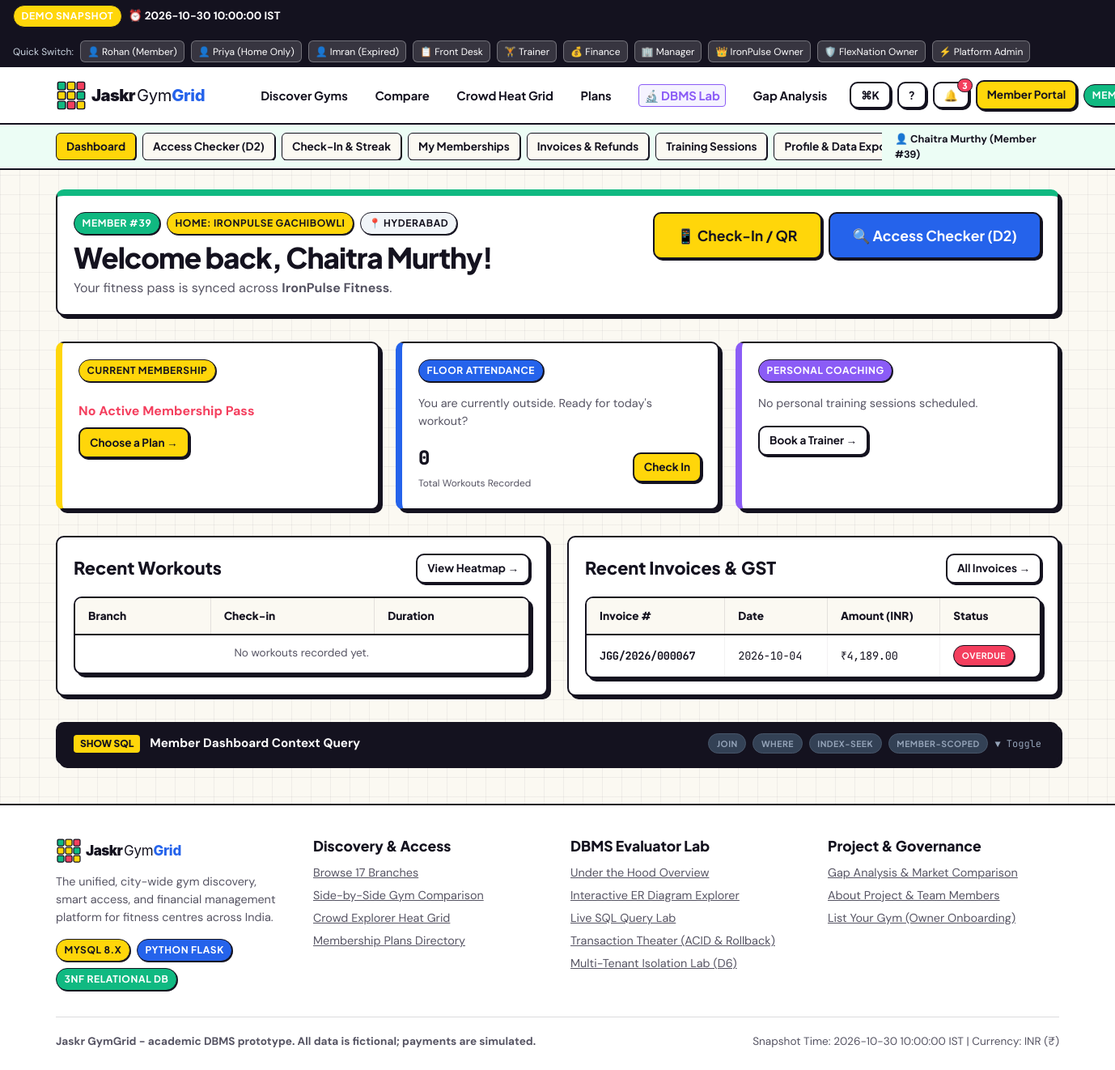
Page /member/dashboard (signed in) on the earlier database version.
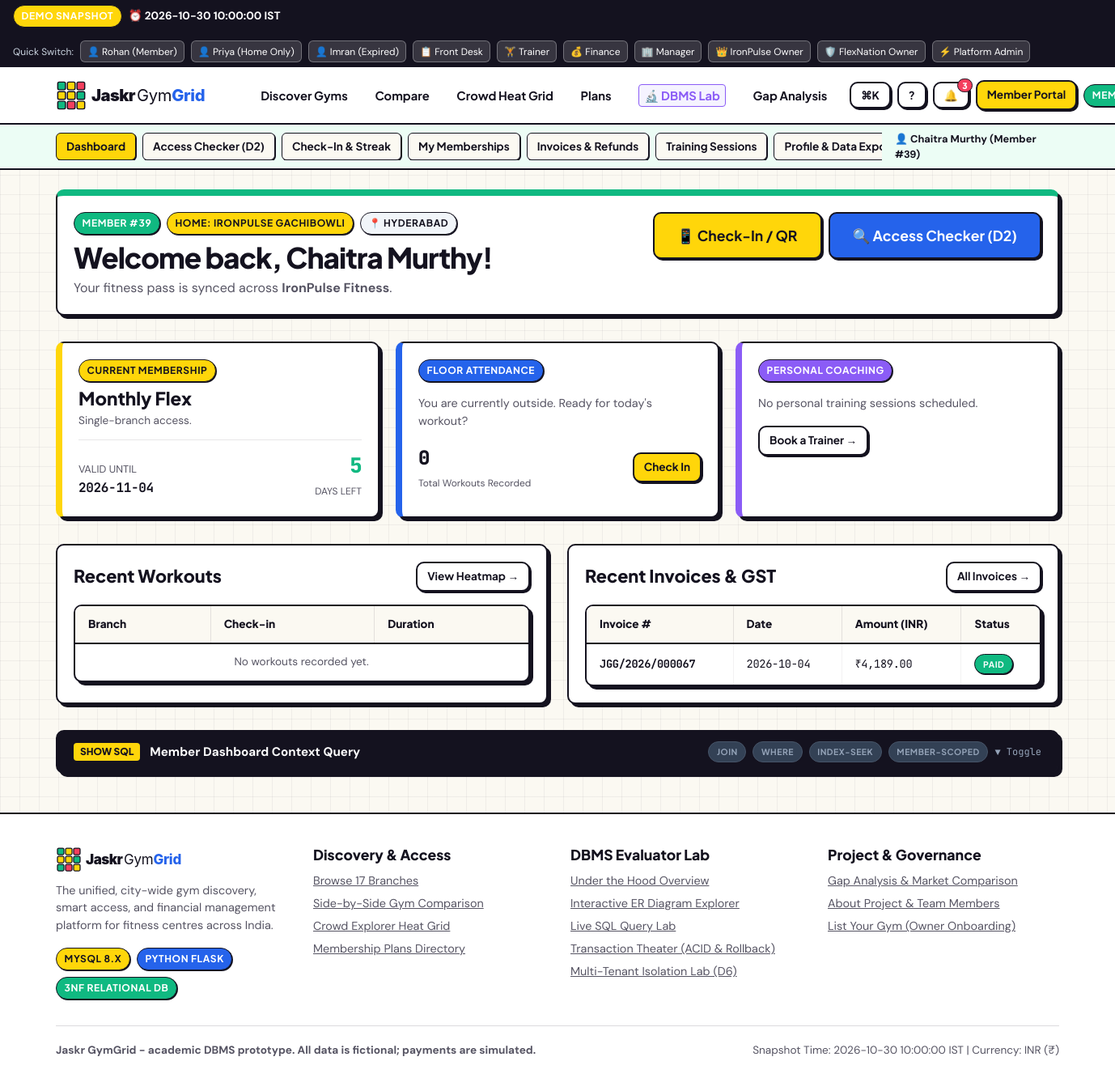
Same page on the later database version.
### tables this page shows
CREATE TABLE invoices (
        invoice_id INTEGER PRIMARY KEY AUTOINCREMENT,
        invoice_number TEXT NOT NULL UNIQUE,
        member_id INTEGER NOT NULL,
        membership_id INTEGER NOT NULL,
        invoice_date TEXT NOT NULL,
        due_date TEXT NOT NULL,
        total REAL NOT NULL,
        status TEXT NOT NULL DEFAULT 'pending',
        FOREIGN KEY (member_id) REFERENCES members(member_id),
        FOREIGN KEY (membership_id) REFERENCES memberships(membership_id)
    );

CREATE TABLE membership_plans (
        plan_id INTEGER PRIMARY KEY AUTOINCREMENT,
        organization_id INTEGER NOT NULL,
        plan_name TEXT NOT NULL,
        duration_months INTEGER NOT NULL,
        price REAL NOT NULL,
        description TEXT NOT NULL DEFAULT '',
        FOREIGN KEY (organization_id) REFERENCES organizations(organization_id)
    );

CREATE TABLE memberships (
        membership_id INTEGER PRIMARY KEY AUTOINCREMENT,
        member_id INTEGER NOT NULL,
        plan_id INTEGER NOT NULL,
        start_date TEXT NOT NULL,
        end_date TEXT NOT NULL,
        status TEXT NOT NULL DEFAULT 'pending',
        FOREIGN KEY (member_id) REFERENCES members(member_id),
        FOREIGN KEY (plan_id) REFERENCES membership_plans(plan_id)
    );

### app/member.py (the view)
@member_bp.route("/dashboard")
@login_required
@roles_required("member")
def dashboard():
    member, active_ms = get_member_context()
    if not member:
        flash("Member profile not found.", "error")
        return redirect(url_for("public.home"))
    today = Config.get_app_today()
    days_left = 0
    if active_ms:
        end_d = dt.datetime.strptime(active_ms["end_date"], "%Y-%m-%d").date()
        days_left = max(0, (end_d - today).days)
    next_session = query_one(
        "SELECT ts.*, t.full_name AS trainer_name, b.name AS branch_name "
        "FROM training_sessions ts "
        "JOIN trainers t ON ts.trainer_id = t.trainer_id "
        "JOIN branches b ON ts.branch_id = b.branch_id "
        "WHERE ts.member_id = %s AND ts.status = 'scheduled' AND ts.session_start >= %s "
        "ORDER BY ts.session_start ASC LIMIT 1;",
        (member["member_id"], Config.get_app_now().strftime("%Y-%m-%d %H:%M:%S"))
    )
    currently_inside = query_one(
        "SELECT a.*, b.name AS branch_name "
        "FROM attendance a "
        "JOIN branches b ON a.branch_id = b.branch_id "
        "WHERE a.member_id = %s AND a.check_out IS NULL "
        "ORDER BY a.check_in DESC LIMIT 1;", (member["member_id"],)
    )
    recent_attendance = query_all(
        "SELECT a.*, b.name AS branch_name "
        "FROM attendance a "
        "JOIN branches b ON a.branch_id = b.branch_id "
        "WHERE a.member_id = %s "
        "ORDER BY a.check_in DESC LIMIT 5;", (member["member_id"],)
    )
    total_checkins = query_one("SELECT COUNT(*) AS c FROM attendance WHERE member_id = %s;", (member["member_id"],))["c"]
    recent_invoices = query_all(
        "SELECT * FROM invoices WHERE member_id = %s ORDER BY invoice_date DESC LIMIT 3;", (member["member_id"],)
    )
    return render_template("member/dashboard.html",
                           member=member,
                           active_ms=active_ms,
                           days_left=days_left,
                           next_session=next_session,
                           currently_inside=currently_inside,
                           recent_attendance=recent_attendance,
                           total_checkins=total_checkins,
                           recent_invoices=recent_invoices,
                           portal_context="member",
                           active_tab="dashboard")

### app/auth.py (called while the page is built)
def get_current_user():
    if "user_id" not in session:
        return None
    return {
        "user_id": session.get("user_id"),
        "email": session.get("email"),
        "role": session.get("role"),
        "full_name": session.get("full_name", "User"),
        "member_id": session.get("member_id"),
        "home_branch_id": session.get("home_branch_id"),
        "staff_id": session.get("staff_id"),
        "job_role": session.get("job_role"),
        "organization_id": session.get("organization_id"),
        "branch_id": session.get("branch_id"),
        "organization_name": session.get("organization_name")
    }

def login_required(f):
    @wraps(f)
    def decorated_function(*args, **kwargs):
        if "user_id" not in session:
            flash("Please sign in to access this page.", "warning")
            return redirect(url_for("auth.login", next=request.url))
        return f(*args, **kwargs)
    return decorated_function

### app/config.py (called while the page is built)
    @classmethod
    def get_app_today(cls):
        if cls.DEMO_MODE:
            return dt.datetime.strptime(cls.APP_TODAY_STR, "%Y-%m-%d").date()
        return dt.date.today()

### app/database.py (called while the page is built)
def is_mysql():
    return _is_mysql_active

### templates/member/dashboard.html (shortened to what the changed rows need)
{% extends "base.html" %}
{% import "components/show_sql_drawer.html" as sql_comp %}
{% block content %}
<div class="container">
  <div class="card" style="margin-bottom: 2rem; border-top: 8px solid var(--mint-green);">
    <div style="display: flex; justify-content: space-between; align-items: flex-start; flex-wrap: wrap; gap: 1rem;">
      <div>
        <h1 style="font-size: 2.2rem; margin-bottom: 0.35rem;">Welcome back, {{ member.full_name }}!</h1>
      </div>
    </div>
  </div>
  <div class="bento-grid" style="margin-bottom: 2rem;">
    <div class="card" style="border-left: 8px solid var(--brand-yellow);">
      <span class="badge badge-yellow" style="margin-bottom: 0.5rem;">Current Membership</span>
      {% if active_ms %}
        <h3 style="font-size: 1.4rem; margin-bottom: 0.25rem;">{{ active_ms.plan_name }}</h3>
        <p style="font-size: 0.85rem; color: var(--ink-muted); margin-bottom: 0.75rem;">{{ active_ms.plan_desc }}</p>
        <div style="display: flex; justify-content: space-between; align-items: baseline; border-top: 1.5px solid rgba(20, 18, 31, 0.1); padding-top: 0.75rem;">
          <div>
            <span style="font-size: 0.8rem; color: var(--ink-muted); text-transform: uppercase;">Valid Until</span>
            <div class="mono-num" style="font-weight: 700;">{{ active_ms.end_date }}</div>
          </div>
          <div style="text-align: right;">
            <div class="mono-num" style="font-size: 1.6rem; font-weight: 900; color: var(--mint-green);">
              {{ days_left }}
            </div>
            <span style="font-size: 0.75rem; color: var(--ink-muted); text-transform: uppercase;">Days Left</span>
          </div>
        </div>
      {% else %}
        <div style="padding: 1rem 0;">
          <p style="color: var(--hot-coral); font-weight: 700; margin-bottom: 0.5rem;">No Active Membership Pass</p>
          <a href="{{ url_for('member.memberships') }}" class="btn btn-sm btn-primary">Choose a Plan →</a>
        </div>
      {% endif %}
    </div>
  </div>
  <div style="display: grid; grid-template-columns: 1fr 1fr; gap: 1.5rem; margin-bottom: 2rem;">
    <div class="card">
      <div class="table-responsive">
        <table class="table-custom" style="font-size: 0.85rem;">
          <thead>
            <tr>
              <th>Branch</th>
              <th>Check-in</th>
              <th>Duration</th>
            </tr>
          </thead>
        </table>
      </div>
    </div>
    <div class="card">
      <div class="table-responsive">
        <table class="table-custom" style="font-size: 0.85rem;">
          <thead>
            <tr>
              <th>Invoice #</th>
              <th>Date</th>
              <th>Amount (INR)</th>
              <th>Status</th>
            </tr>
          </thead>
          <tbody>
            {% for inv in recent_invoices %}
              <tr>
                <td class="mono-num"><strong>{{ inv.invoice_number }}</strong></td>
                <td class="mono-num">{{ inv.invoice_date }}</td>
                <td class="mono-num">₹{{ "{:,.2f}".format(inv.total) }}</td>
                <td>
                  <span class="badge {% if inv.status == 'paid' %}badge-mint{% elif inv.status == 'refunded' %}badge-blue{% else %}badge-coral{% endif %}" style="font-size: 0.65rem;">
                    {{ inv.status|upper }}
                  </span>
                </td>
              </tr>
            {% else %}
              <tr><td colspan="4" style="text-align: center; color: var(--ink-muted);">No invoices found.</td></tr>
            {% endfor %}
          </tbody>
        </table>
      </div>
    </div>
  </div>
</div>
{% endblock %}

Differences in the rows shown:
now on this page (row unchanged): membership_plans: plan_name "Monthly Flex", plan_desc "Single-branch access."
now on this page (row edited): memberships: end_date "2026-11-04"
changed invoices: status "OVERDUE" → "PAID"
Other differences:
{{ days_left }}: (not shown) → "5"
text no longer shown: "No Active Membership Pass Choose a Plan →"
text now shown: "VALID UNTIL DAYS LEFT"
